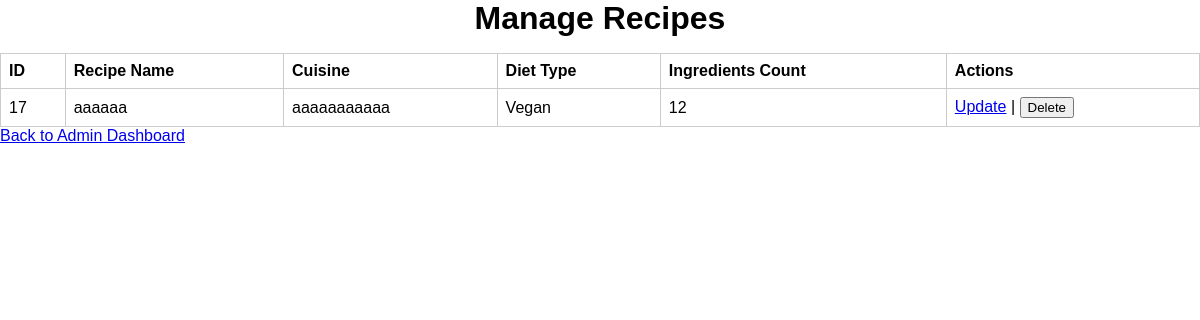
The page /admin/manage_recipes on the database as committed earlier.
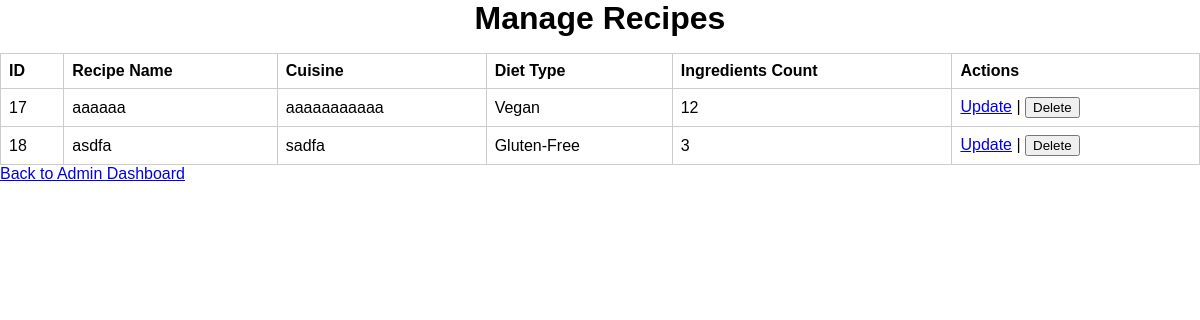
The same page on the database as committed later.
### tables this page shows
CREATE TABLE recipes (
                recipe_id INTEGER PRIMARY KEY AUTOINCREMENT,
                user_id INTEGER NOT NULL,
                recipe_name TEXT NOT NULL,
                cuisine TEXT,
                diet_type TEXT CHECK(diet_type IN ('Vegan', 'Vegetarian', 'Gluten-Free', 'Non-Vegetarian')),
                instructions TEXT NOT NULL,
                created_by INTEGER, ingredients TEXT, ingredients_count TEXT,
                FOREIGN KEY (user_id) REFERENCES users (user_id) ON DELETE CASCADE,
                FOREIGN KEY (created_by) REFERENCES users (user_id) ON DELETE SET NULL
            );

### app.py (the view)
@app.route("/admin/manage_recipes")
def manage_recipes():
    conn = sqlite3.connect('database.db')
    conn.row_factory = sqlite3.Row
    cur = conn.cursor()
    cur.execute("SELECT * FROM recipes")
    recipes = cur.fetchall()
    conn.close()
    return render_template("manage_recipes.html", recipes=recipes)

### templates/manage_recipes.html (shortened to what this page needs)
<!DOCTYPE html>
<html lang="en">
<head>
    <link rel="stylesheet" href="{{ url_for('static', filename='styles.css') }}">
</head>
<body>
    <div class="admin-container">
        <h1>Manage Recipes</h1>
        <table>
            <thead>
                <tr>
                    <th>ID</th>
                    <th>Recipe Name</th>
                    <th>Cuisine</th>
                    <th>Diet Type</th>
                    <th>Ingredients Count</th>
                    <th>Actions</th>
                </tr>
            </thead>
            <tbody>
                {% for recipe in recipes %}
                <tr>
                    <td>{{ recipe['recipe_id'] }}</td>
                    <td>{{ recipe['recipe_name'] }}</td>
                    <td>{{ recipe['cuisine'] }}</td>
                    <td>{{ recipe['diet_type'] }}</td>
                    <td>{{ recipe['ingredients_count'] }}</td>
                    <td>
                        <a href="{{ url_for('update_recipe', recipe_id=recipe['recipe_id']) }}">Update</a> |
                        <form action="{{ url_for('delete_recipe', recipe_id=recipe['recipe_id']) }}" method="POST" style="display:inline;">
                            <button type="submit" onclick="return confirm('Are you sure you want to delete this recipe?')">Delete</button>
                        </form>
                    </td>
                </tr>
                {% endfor %}
            </tbody>
        </table>
        <a href="{{ url_for('admin') }}">Back to Admin Dashboard</a>
    </div>
</body>
</html>

Rows that differ between the two databases and show on the page:
added recipes: recipe_id "18", recipe_name "asdfa", cuisine "sadfa", diet_type "Gluten-Free", ingredients_count "3"
